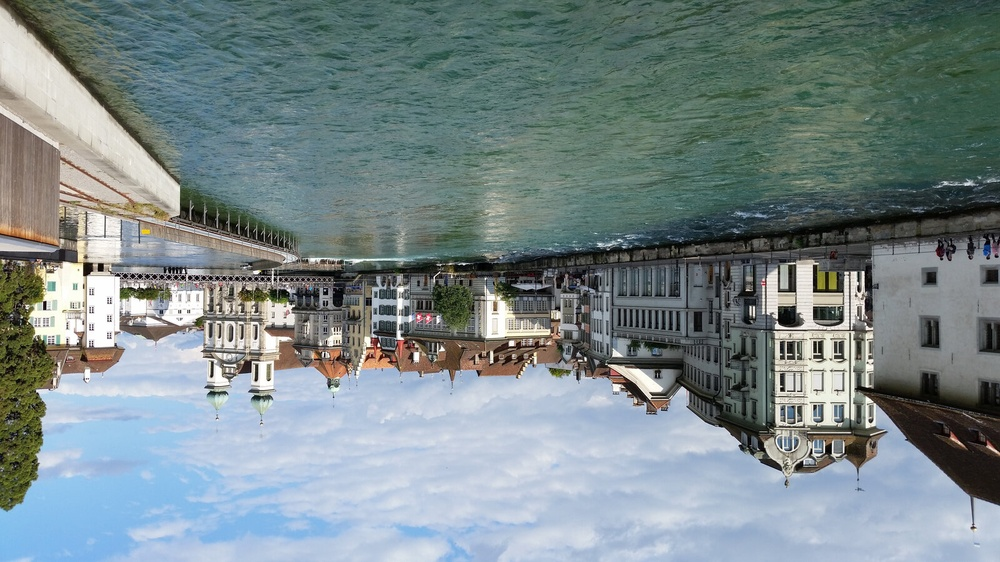
%> input picture Lucerne-Reuss-river-resized-flipped.jpg, 1000 x 562 px, shrunk from 1600 x 900 before the run
$ octave grcImageFlip.m   (GNU Octave 9; MATLAB toolbox functions it lacks are replaced by stand-ins)
%> lines starting %> are read from the running program, lines starting %| are printed output that depends on the picture
% Import image and export as raw array for importing
% into Gnu Radio Companion. The image will be displayed
% on a spectrogram as a picture.
%
% Written by Gary Schafer, Signal Galaxies Unlimited, 2026
%
% To convert the image file to a real, 32-bit floating point file,
% move or copy the file into the same directory as this program,
% then run this program. Enter the name of the image file (including
% the extension) when prompted and press <Enter>. The program will
% read in the image file, convert to grayscale (if its color),and
% output the values to a file as 8-bit unsigned integer numbers
% (i.e. effectively convert the file from whatever format to a
% "raw" format).

clear all;
close all;

% Input the filename
filename=input("Enter the filename: ","s");
%> the answer given: Lucerne-Reuss-river-resized-flipped.jpg

% Read in image and determine width and height
myImage=double(imread(filename));
sz=size(myImage);
%> sz = [562 1000 3]
numLines=sz(1); % Image height
%> numLines = 562
imWidth=sz(2);  % Image width
%> imWidth = 1000

% If the image is color (which requires three layers), the
% following for-loop will convert it to a black-and-white
% image by averaging the three colors together.

if(length(sz)==3)  % If there are three layers, then its color
    if(sz(3)==3)
        R=myImage(:,:,1);  % red layer
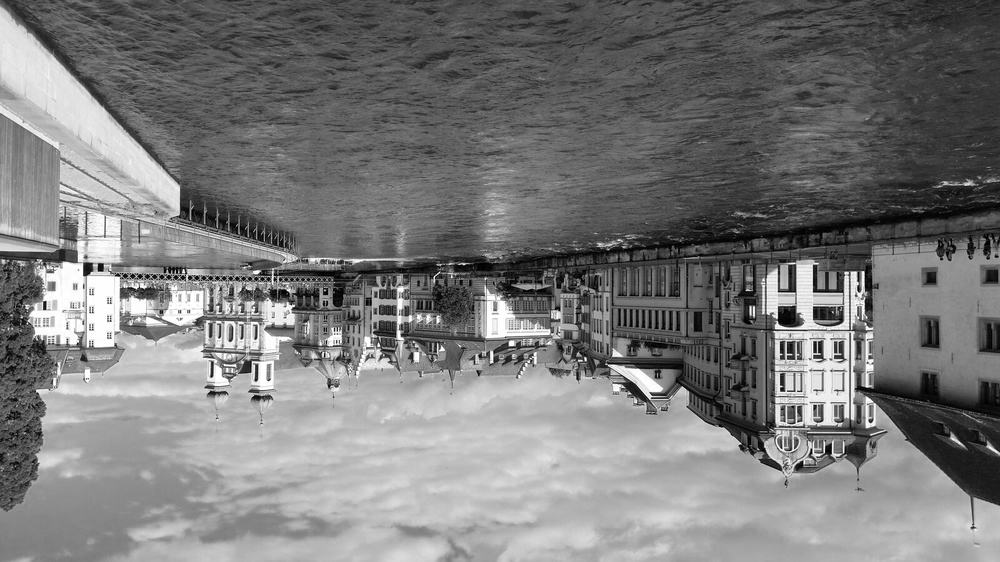
%> R: size 562x1000 double; min 0, max 255, mean 122.1
        G=myImage(:,:,2);  % green layer
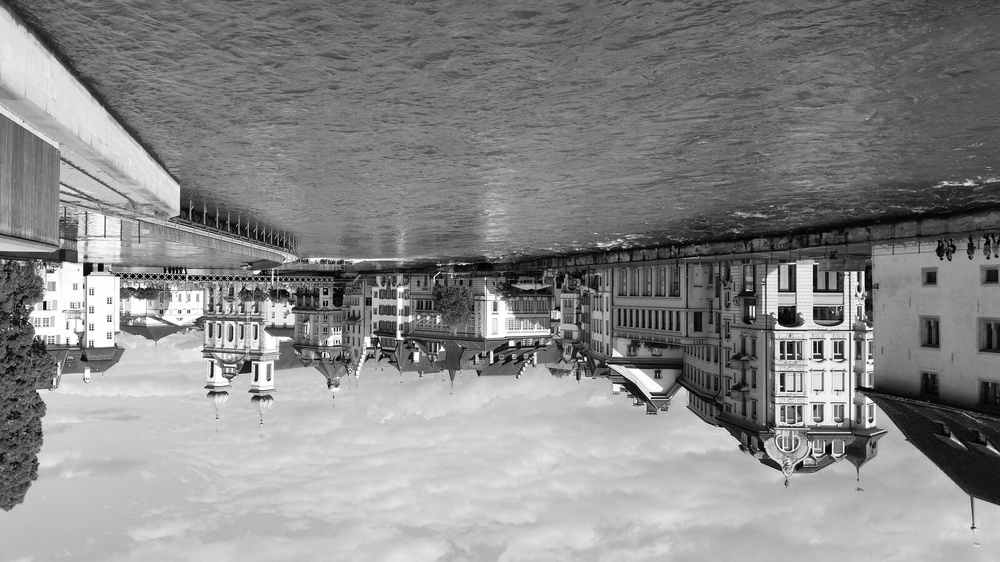
%> G: size 562x1000 double; min 0, max 255, mean 136.3
        B=myImage(:,:,3);  % blue layer
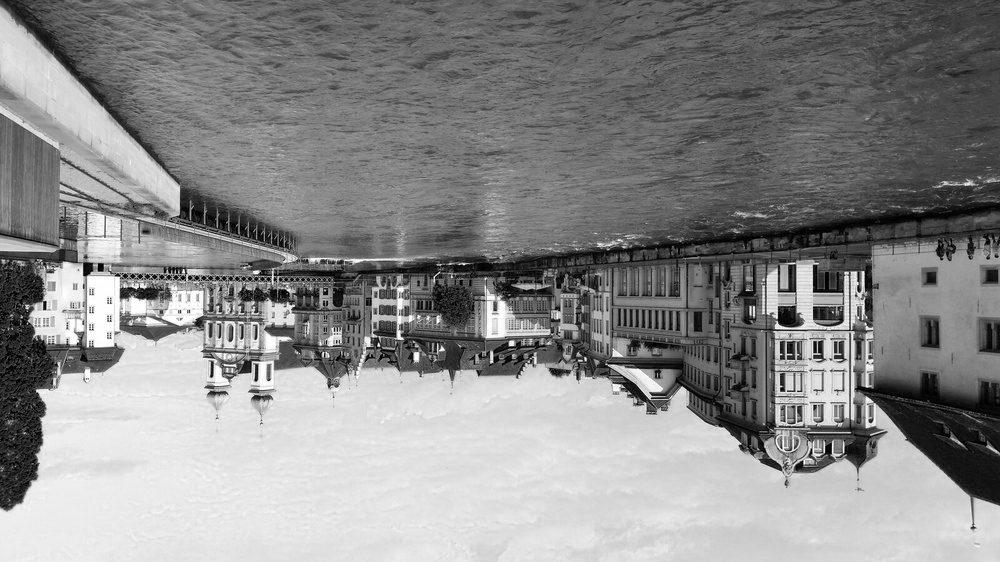
%> B: size 562x1000 double; min 0, max 255, mean 138.2
        myImage=(R+G+B)/3;  % Average the three layers together
%> myImage: size 562x1000 double
    endif
endif

% Create the final filename which will contain the prefix of the
% original file as well as the width of the final file.

% Start by figuring out the prefix (the part of the filename before
% the extension).
flen=length(filename); % Calculate length of filename
while(flen>0)
    ft=double(filename(flen)); % Calculate ASCII value of characters
                               % starting with last character and
                               % working backwards
    if(ft==46)      % If the character is a period (ASCII value = 46)
                    % then stop.
        break
    endif
    flen=flen-1;    % Didn't find the period yet, so keep going.

endwhile
if(flen==1)
    printf("There doesn't appear to be an extension to the file.\n");
    filenameOut="Imagefile";
else
    flen=flen-1; % Subtract the period from the filename
    filenameOut=filename(1:flen); % Pull out the filename prefix
endif

filenameOut=[filenameOut "-" num2str(imWidth) "pt-width-flipped.ru8"];

% Write the file out as real 32-bit floating point numbers (.rf32)

fid=fopen(filenameOut,"w");  % Open the file
for(ii=numLines:-1:1)
    fwrite(fid,myImage(ii,:),'uint8');  % Loop through each line in reverse order
                                        % to flip the image vertically
endfor
fclose(fid);  % Close the file and done!
printf(["Successfully wrote file as " filenameOut "\n"]);
%| Successfully wrote file as Lucerne-Reuss-river-resized-flipped-1000pt-width-flipped.ru8
